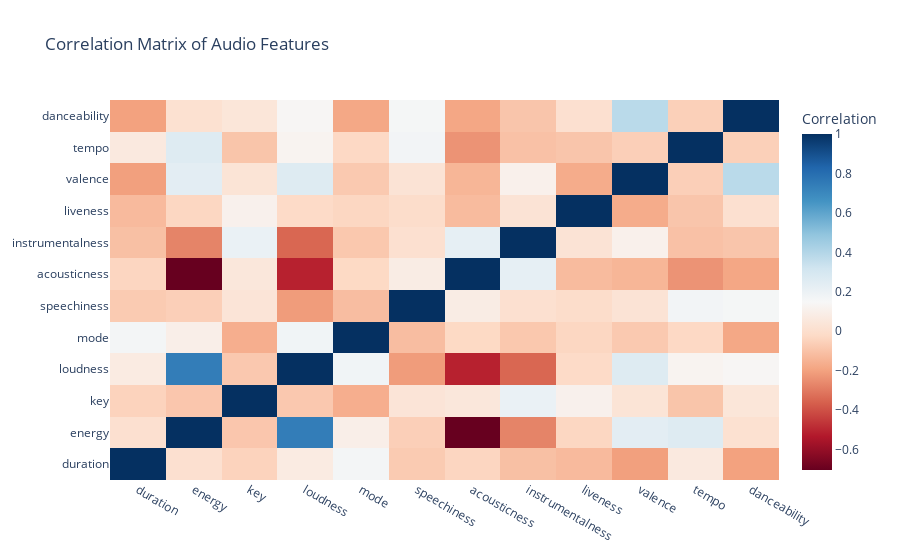

The code cell stored with this chart in its notebook:
### Code cell
import plotly.graph_objs as go

# Compute the correlation matrix
corr_matrix = features_df.corr()

# Create a heatmap plot
fig = go.Figure(data=go.Heatmap(
                   z=corr_matrix.values,
                   x=corr_matrix.index.values,
                   y=corr_matrix.columns.values,
                   colorscale='RdBu',
                   colorbar=dict(title='Correlation')
                 ))
fig.update_layout(title='Correlation Matrix of Audio Features')
fig.show()

### Figure 1 — Plotly figure (JSON) as saved in the notebook; plotly's stock layout.template omitted (floating-point values rounded to 4 significant figures; data arrays with more than 128 entries replaced by an {"elided": "..."} marker saying what was removed)
{"data": [{"colorbar": {"title": {"text": "Correlation"}}, "colorscale": [[0, "rgb(103,0,31)"], [0.1, "rgb(178,24,43)"], [0.2, "rgb(214,96,77)"], [0.3, "rgb(244,165,130)"], [0.4, "rgb(253,219,199)"], [0.5, "rgb(247,247,247)"], [0.6, "rgb(209,229,240)"], [0.7, "rgb(146,197,222)"], [0.8, "rgb(67,147,195)"], [0.9, "rgb(33,102,172)"], [1, "rgb(5,48,97)"]], "type": "heatmap", "x": ["duration", "energy", "key", "loudness", "mode", "speechiness", "acousticness", "instrumentalness", "liveness", "valence", "tempo", "danceability"], "y": ["duration", "energy", "key", "loudness", "mode", "speechiness", "acousticness", "instrumentalness", "liveness", "valence", "tempo", "danceability"], "z": {"elided": "12x12 float values"}}], "layout": {"title": {"text": "Correlation Matrix of Audio Features"}}}
